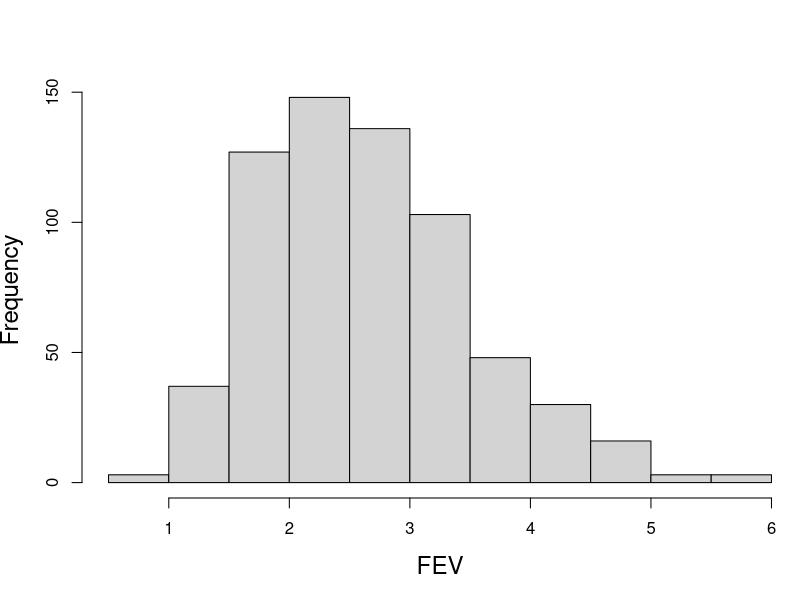
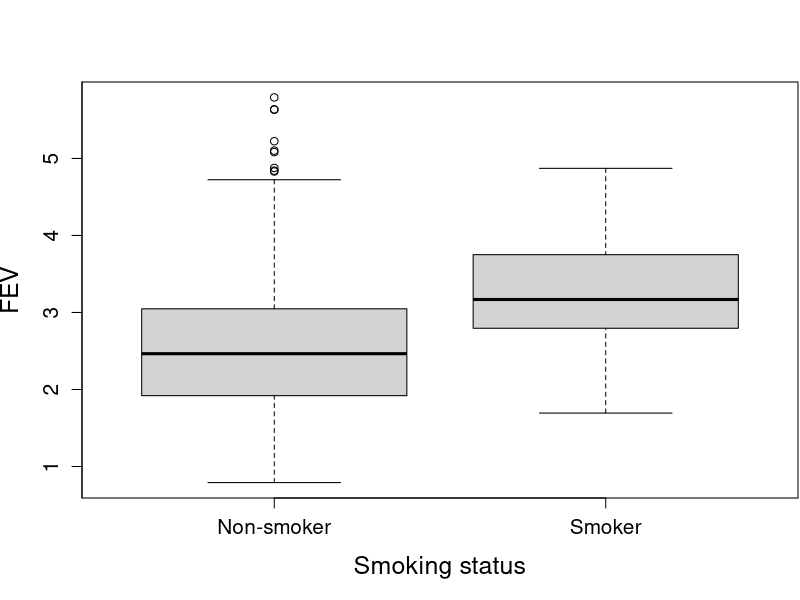
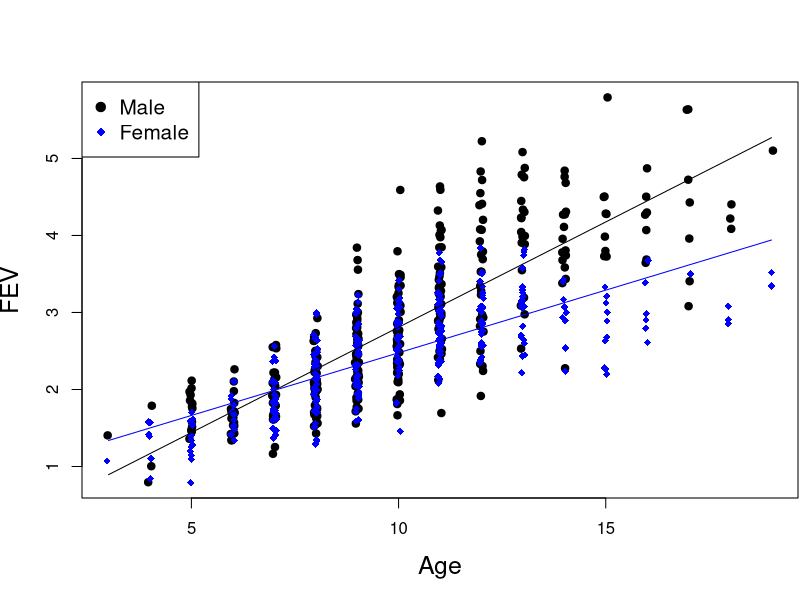

Source code (R) for these figures, in order:
#################################################################################
##
## FILE: day_2_session_1_graphs.R
##
## PURPOSE: Code to create plots used in the slides.
##
## CREATED: 1 September 2016
##
## AUTHOR: Brian Williamson
##
## INPUTS: None
##
## OUTPUTS:
##
## UPDATES:
## MMDDYY INIT COMMENTS
## ------ ---- --------
## 220817 BDW  Set new working directory; remove line example; motivate all sections
##             in slides using FEV data, not leprosy data
#################################################################################

## set working directory, just to be sure
setwd("day_2_session_1")

## create a histogram, boxplot, scatterplot
## load in some sample data (from Scott Emerson, at https://www.emersonstatistics.com/datasets/fev.txt)
fevdat <- read.table("data/fev.txt", header = TRUE)

## clean up the data, based on documentation (https://www.emersonstatistics.com/datasets/fev.doc)
fevdat$smoke <- (-1)*(fevdat$smoke - 2)
fevdat$female <- fevdat$sex - 1

## histogram of fev
png("figs/day_2_graphs_hist_example.png", width = 400, height = 300)
par(mar=c(5.1, 4.1, 4.1, 0.1), cex.lab = 1.45)
hist(fevdat$fev, main = "", xlab = "FEV", ylab = "Frequency")
dev.off()

## boxplot of count1 by severe or not
png("figs/day_2_graphs_bplot_example.png", width = 400, height = 300)
par(mar=c(5.1, 4.1, 4.1, 0.1), cex.lab = 1.5, cex.axis = 1.25)
boxplot(fevdat$fev ~ fevdat$smoke, xlab = "Smoking status", ylab = "FEV", axes = FALSE)
axis(side = 2, at = seq(0, max(fevdat$fev) + 5, by = 1))
axis(side = 1, at = c(1, 2), labels = c("Non-smoker", "Smoker"))
box()
dev.off()

## scatterplot of fev vs age, colored by sex
sub.1 <- subset(fevdat, fevdat$female == 0)
sub.2 <- subset(fevdat, fevdat$female == 1)

## jitter the data on the x-axis to make it a bit easier to see
set.seed(4747)
sub.1.plotdata <- sub.1
sub.1.plotdata$age <- sub.1$age + runif(length(sub.1$age), -0.05, 0.05)
set.seed(5555)
sub.2.plotdata <- sub.2
sub.2.plotdata$age <- sub.2$age + runif(length(sub.2$age), -0.05, 0.05)

png("figs/day_2_graphs_scatplot_example.png", width = 400, height = 300)
par(mar = c(5.1, 4.1, 4.1, 0.1), cex.lab = 1.5)
plot(sub.1.plotdata$age, sub.1$fev, main = "", ylab = "FEV", xlab = "Age",
     col = "black", pch = 19, xlim = c(min(fevdat$age), max(fevdat$age)),
     ylim = c(min(fevdat$fev), max(fevdat$fev)))
points(sub.2.plotdata$age, sub.2$fev, pch = 18, col = "blue")
legend("topleft", legend = c("Male", "Female"), col = c("black", "blue"),
       pch = c(19, 18), cex = 1.25)
lines(sub.1$age, fitted(lm(sub.1$fev ~ sub.1$age)))
lines(sub.2$age, fitted(lm(sub.2$fev ~ sub.2$age)), col = "blue")
dev.off()
